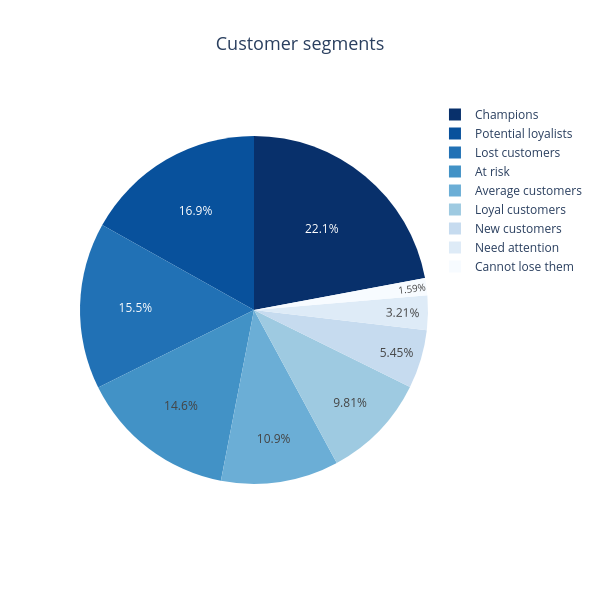

Here is the notebook cell this chart was saved with:
### Markdown cell above
### Graphs

### Code cell
df_segments = rfm["Segment"].value_counts().reset_index(name="Count")

# creating pie chart
fig = px.pie(
    df_segments, 
    values="Count",
    names="Segment",
    color_discrete_sequence=px.colors.sequential.Blues[::-1],
    title="Customer segments"
)

# formating it
fig.update_layout(
    title_font=dict(size=18),
    title_x=0.5,
    width=600,
    height=600
)

fig.update_traces(textposition='inside', textinfo='percent')

fig.show()

### Figure 1 — Plotly figure (JSON) as saved in the notebook; plotly's stock layout.template omitted (floating-point values rounded to 4 significant figures)
{"data": [{"domain": {"x": [0, 1], "y": [0, 1]}, "hovertemplate": "Segment=%{label}<br>Count=%{value}<extra></extra>", "labels": ["Champions", "Potential loyalists", "Lost customers", "At risk", "Average customers", "Loyal customers", "New customers", "Need attention", "Cannot lose them"], "legendgroup": "", "name": "", "showlegend": true, "textinfo": "percent", "textposition": "inside", "type": "pie", "values": [956, 731, 671, 633, 474, 425, 236, 139, 69]}], "layout": {"height": 600, "legend": {"tracegroupgap": 0}, "piecolorway": ["rgb(8,48,107)", "rgb(8,81,156)", "rgb(33,113,181)", "rgb(66,146,198)", "rgb(107,174,214)", "rgb(158,202,225)", "rgb(198,219,239)", "rgb(222,235,247)", "rgb(247,251,255)"], "title": {"font": {"size": 18}, "text": "Customer segments", "x": 0.5}, "width": 600}}
